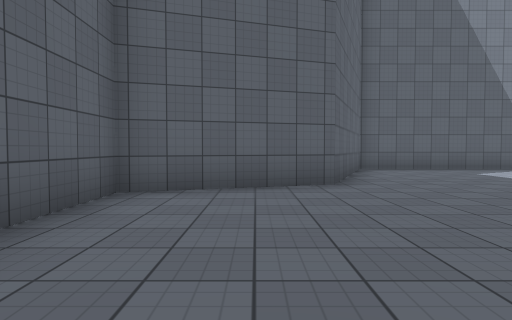
View 1 (above)

19 first-person views from a walk through a scene from a Unity 3-D project. The camera is 1.2 m above the floor, tilts 2° down and sees 75° across. The floor is counted in squares, 2 m on a side. Each view is taken from the middle of a square. On the plan, view 1 faces up. The plan holds only what a view shows up to about 10 squares ahead; the rest is blank. The place goes on beyond the plan. The player character is not drawn. Surface patterns are stand-ins for the level's own textures.

View 2
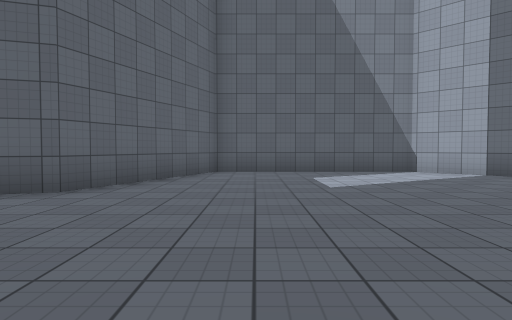

View 3
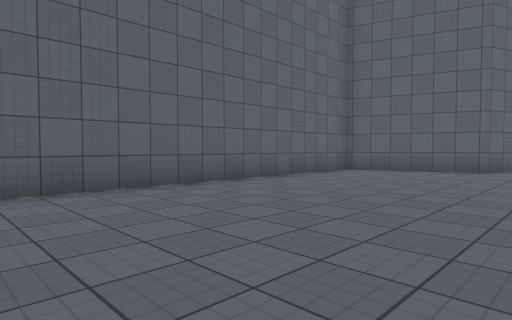

View 4
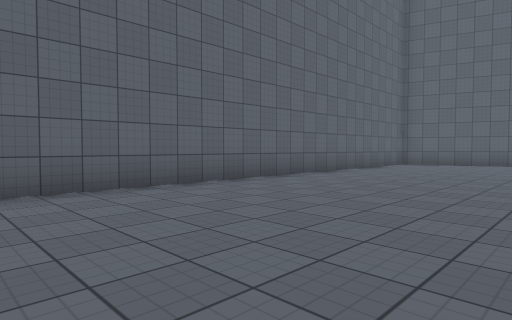

View 5
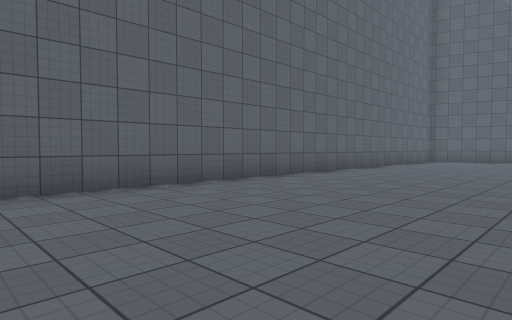

View 6
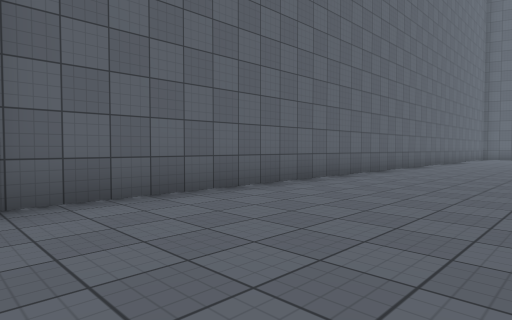

View 7
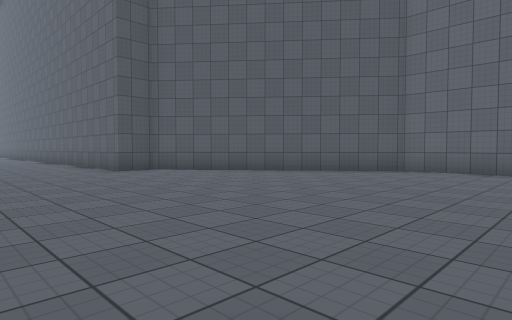

View 8
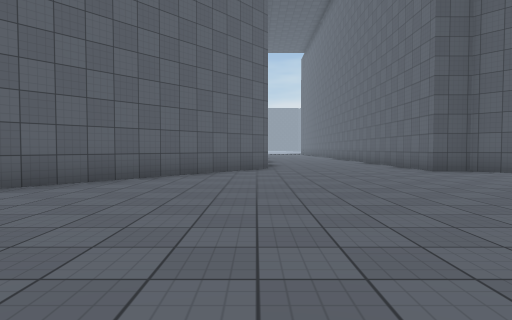

View 9
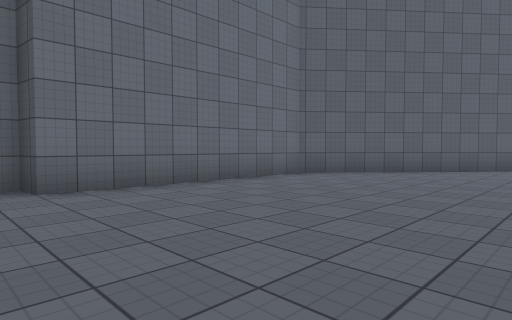

View 10
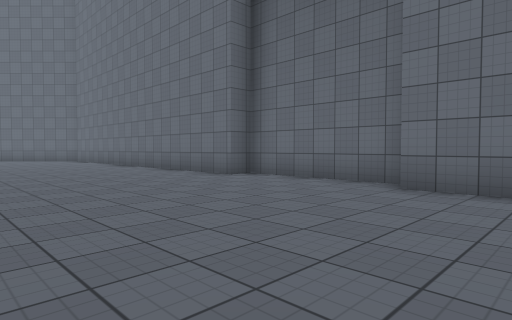

View 11
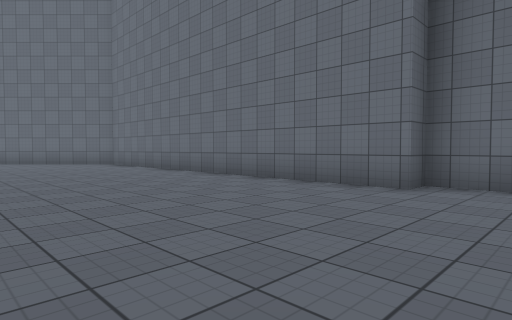

View 12
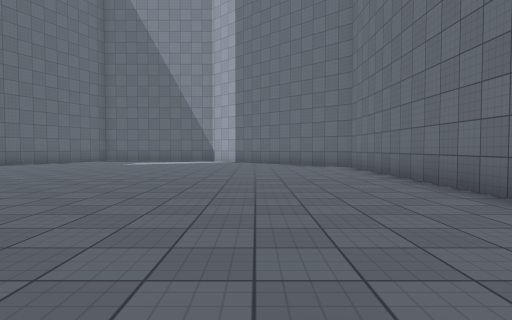

View 13
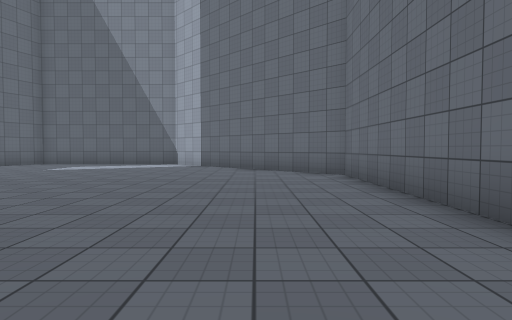

View 14
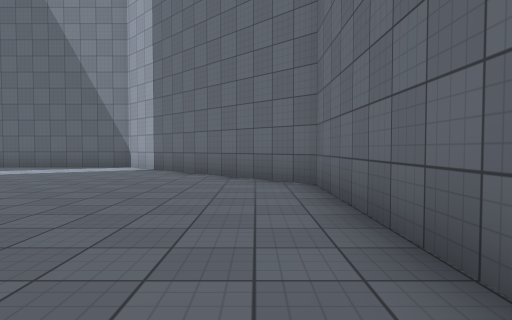

View 15
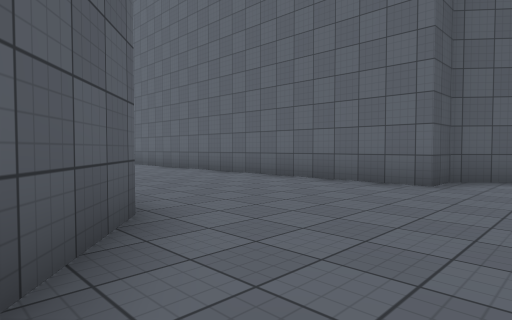

View 16
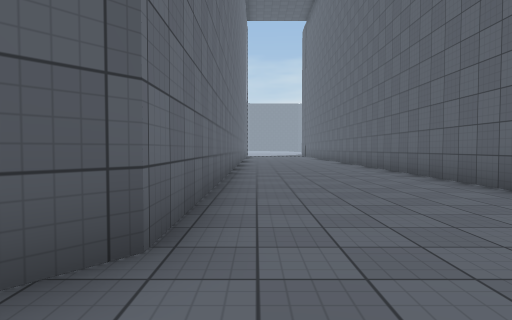

View 17
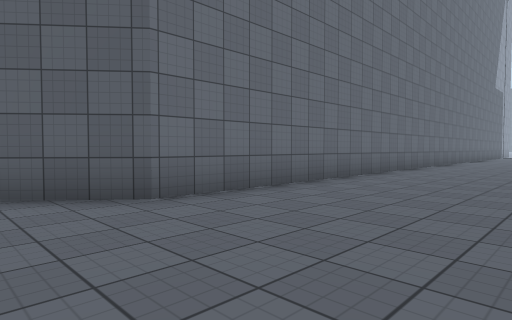

View 18
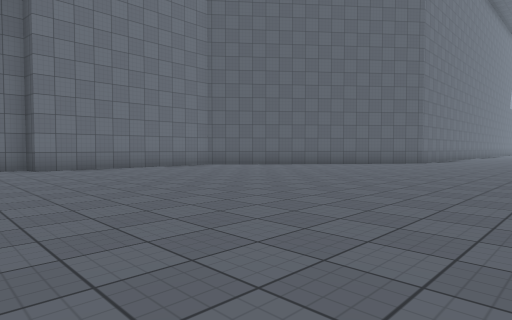

View 19
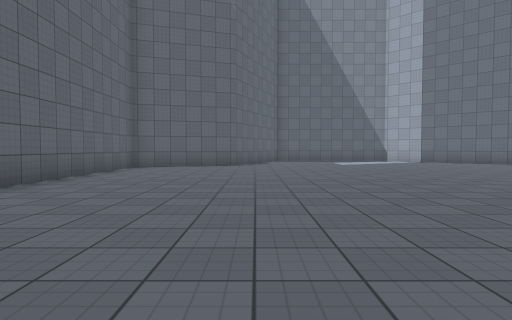

### Floor plan
Points are (right, up) in squares from view 1. A wall is a line through its corners. A room is listed if a view was taken in it or the views show most of it. See-through windows are left out.
Room 1 (views 1, 2, 3, 4, 5, 6, 7, 8, 9, 10, 11, 12, 13, 14, 15, 16, 17, 18, 19)
walls: (7.6, -30.5) (7.6, -21.9) (13, -15.4) (13, -10) (13.6, -10) (13.7, -6.2) (13, -6.2) (13, 4.5) (8, 9.5) (3, 9.5) (1.3, 5.5) (-1.9, 4.5) (-2, -15.5) (2.4, -20.7) (3.4, -20.7) (3.4, -30)

Where each view was taken, in squares from view 1:
view 1: 0 up, 0 right, facing up
view 2: 1 up, 4 right, facing up
view 3: 4 down, 3 right, facing up-left
view 4: 8 down, 3 right, facing up-left
view 5: 11 down, 3 right, facing up-left
view 6: 16 down, 2 right, facing up-left
view 7: 12 down, 7 right, facing down-left
view 8: 12 down, 8 right, facing down
view 9: 9 down, 8 right, facing down-right
view 10: 12 down, 8 right, facing up-right
view 11: 8 down, 8 right, facing up-right
view 12: 6 down, 10 right, facing up
view 13: 3 down, 11 right, facing up
view 14: 1 down, 12 right, facing up
view 15: 19 down, 9 right, facing down-left
view 16: 20 down, 7 right, facing down
view 17: 20 down, 4 right, facing down-right
view 18: 8 down, 3 right, facing down-right
view 19: 6 down, 2 right, facing up
